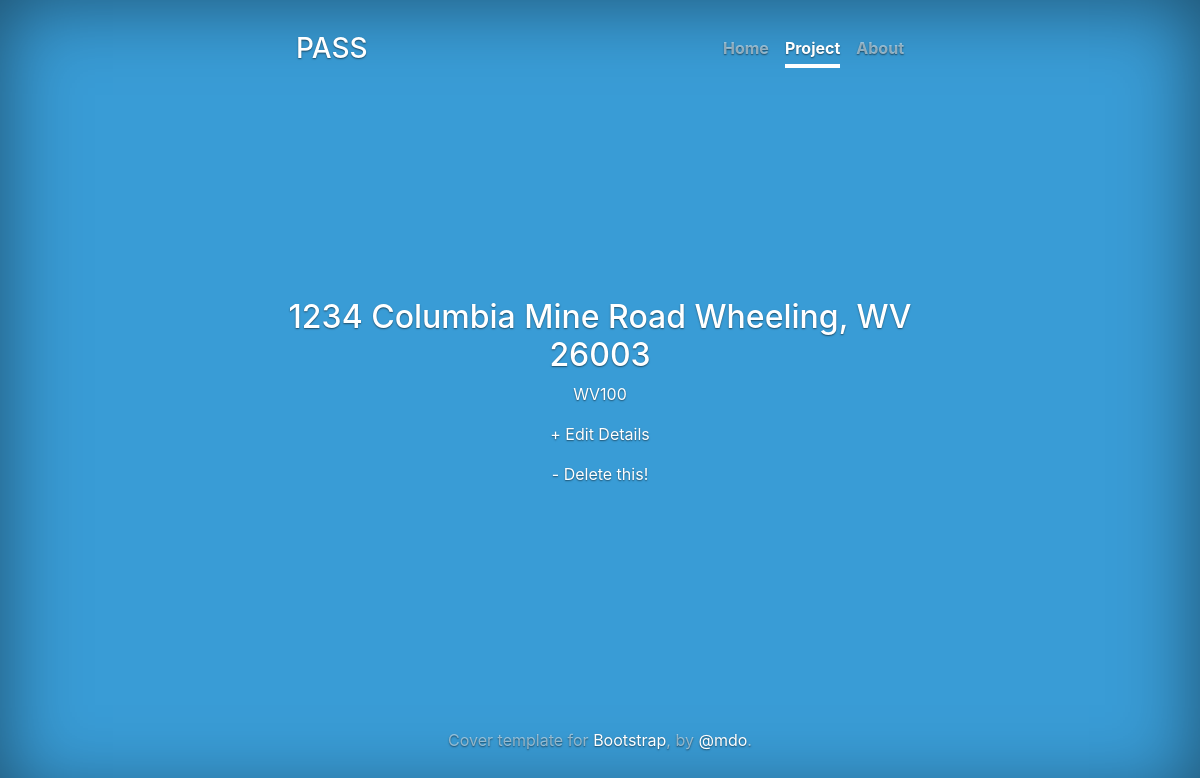
Screenshot of /records/1/ with the database file from the repository.
### records/models.py (models this page shows, shortened)
class Customer(models.Model):
    first_name = models.CharField(max_length=25)
    last_name = models.CharField(max_length=25)
    address = models.TextField()
    gallon_code = models.CharField(max_length=5, blank=True, null=True)
    date_added = models.DateTimeField(auto_now_add=True)
    class Meta:
        ordering = ["last_name"]

### records/views.py (the view)
# urls.py: path('<int:pk>/', views.CustomerDetail.as_view(), name='customer_detail'),
class CustomerDetail(DetailView):
    model = Customer
    template_name = 'records/customer_detail.html'

### records/templates/records/customer_detail.html
{% extends 'base.html' %}
{% block body %}
         <a class="nav-link" href="/">Home</a>
         <a class="nav-link active" href="/records">Project</a>
         <a class="nav-link" href="/about">About</a>
{% endblock %}
{% block content %}
    <div class="customer-entry">
        <h2>{{customer.address}}</h2>
        <p>{{customer.gallon_code}}</p>
    </div>
    <p><a href="{% url 'customer_edit' customer.pk %}">+ Edit Details</a></p>
    <p><a href="{% url 'customer_delete' customer.pk %}">- Delete this!</a></p>
{% endblock %}

### static/base.css (style rules this page uses)
a, a:focus, a:hover { color: #fff; }
html, body { height: 100%; background-color: rgb(57, 156, 214); }
body { color: #fff; text-align: center; text-shadow: 0 .05rem .1rem rgba(0,0,0,.5); }
.nav-masthead .nav-link { padding: .25rem 0; font-weight: bold; color: rgba(255,255,255,.5); background-color: transparent; border-bottom: .25rem solid transparent; }
.nav-masthead .nav-link + .nav-link { margin-left: 1rem; }
.nav-masthead .active { color: #fff; border-bottom-color: #fff; }

### rows the page displays
Customer: address "1234 Columbia Mine Road Wheeling, WV 26003", gallon_code "WV100"
